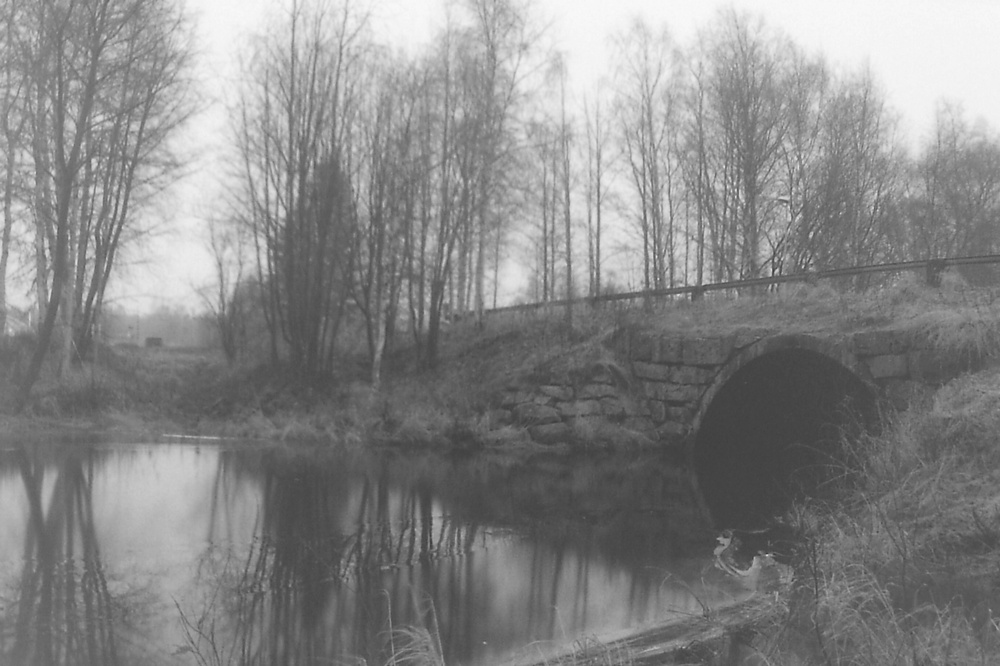
#> input picture HW[3]/River.jpg, 1000 x 666 px, shrunk from 1400 x 933 before the run
$ jupyter execute Q2.ipynb
#> lines starting #> are read from the running program, lines starting #| are printed output that depends on the picture
[cell 1]
# Import Your Libraries
import numpy as np
import cv2
import matplotlib.pyplot as plt

## Part 1

### Your Histogram Equalization Function

[cell 2]
def hist_equ(image):
    '''
    input:
    image (ndarray): input image
    output:
    output_image (ndarray): enhanced image
    '''

    ############
    # Your code
    # Start
    histogram = np.histogram(image.flatten(), bins=256, range=(0, 255))[0]
    cumulative_sum = np.cumsum(histogram)
    cdf = np.floor(255 * (cumulative_sum / cumulative_sum[-1]))
    output_image = np.zeros(image.shape)
    for i in range(256):
        output_image[image == i] = cdf[i]
    # End
    return output_image

[cell 3]
img = cv2.imread('River.jpg', 0)
#> img is the input picture: shape (666, 1000); min 52, max 249, mean 135

### YOUR CODE ###
# START
equ = hist_equ(img)
#> in hist_equ, `histogram = np.histogram(image.flatten(), bins=256, range=(0, 255))[0]`: histogram = 256 values, max 8141 at index 98, min 0 at index 0, mean 2601.6
#> in hist_equ, `cumulative_sum = np.cumsum(histogram)`: cumulative_sum = 256 values from 0 to 666000
#> in hist_equ, `cdf = np.floor(255 * (cumulative_sum / cumulative_sum[-1]))`: cdf = 256 values from 0 to 255
#> after the loop in hist_equ, `for i in range(256):`:
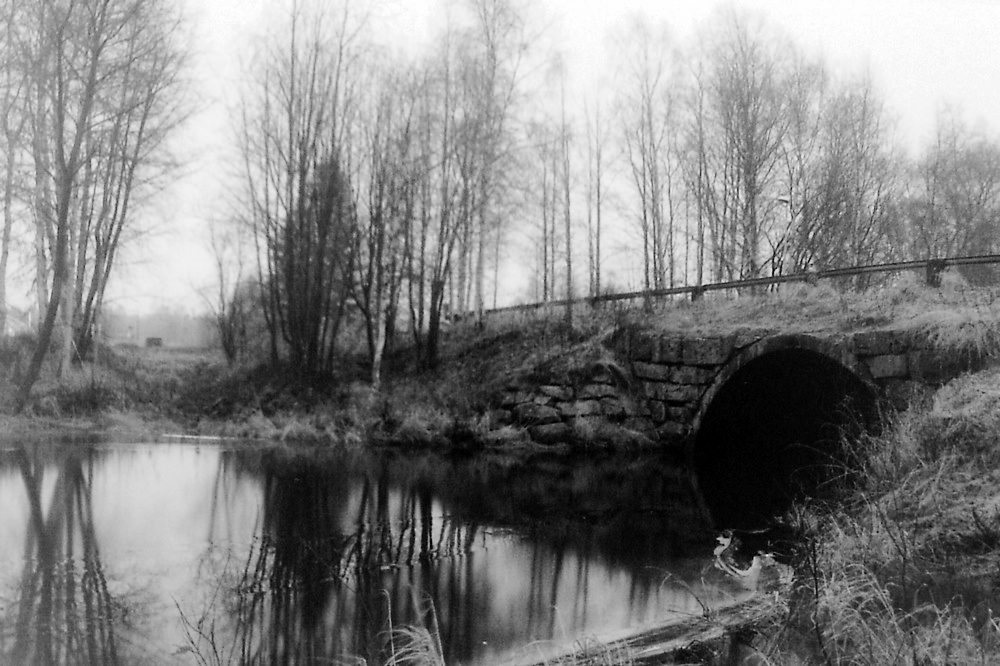
#> output_image: shape (666, 1000) float64; min 0, max 255, mean 127.9
# END

res = np.hstack((img, equ)) #stacking images side-by-side

plt.figure(figsize=(16, 16))
plt.imshow(res, cmap='gray')

### Histogram Equalization OpenCV Library

[cell 4]
img = cv2.imread('River.jpg', 0)

### YOUR CODE ###
# START
equ = cv2.equalizeHist(img)
# END

res = np.hstack((img, equ)) #stacking images side-by-side

plt.figure(figsize=(16, 16))
plt.imshow(res, cmap='gray')

## Part 2

### CLAHE OpenCV Library

[cell 5]
img = cv2.imread('River.jpg', 0)

### YOUR CODE ###
# START
clahe = cv2.createCLAHE(clipLimit=2.0)
clh = clahe.apply(img)
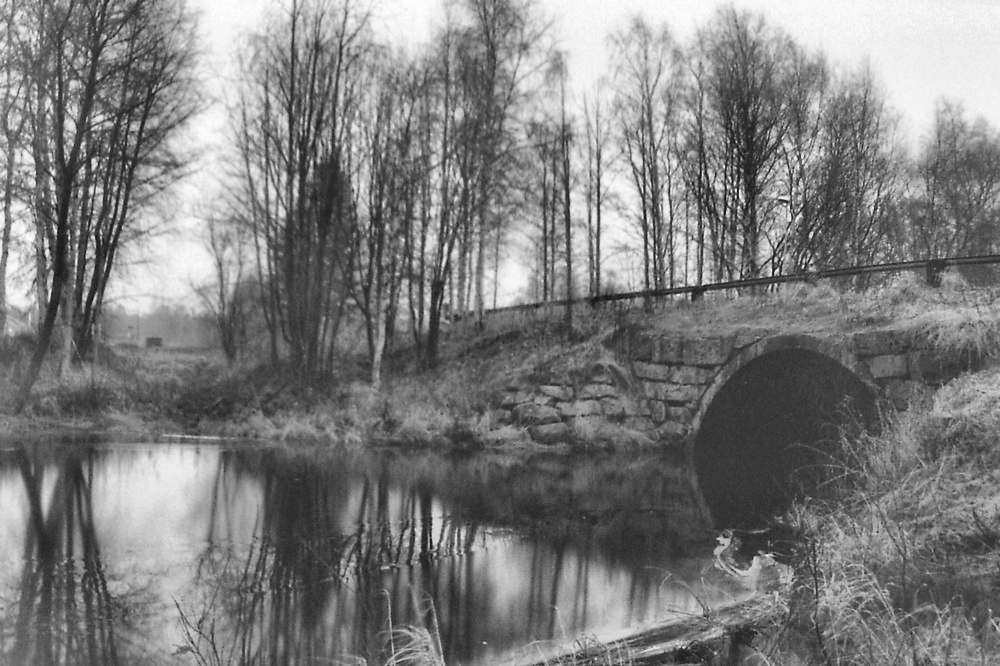
#> clh: shape (666, 1000); min 16, max 254, mean 125.2
# END

res = np.hstack((img, clh)) #stacking images side-by-side
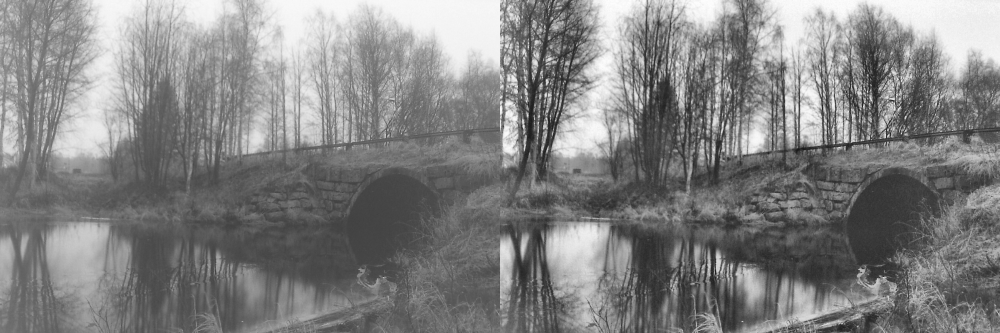
#> res: shape (666, 2000) (shown at 1/2 size); min 16, max 254, mean 130.1

plt.figure(figsize=(16, 16))
plt.imshow(res, cmap='gray')

## Part 3
Repeat for City image

[cell 6]
img = cv2.imread('City.jpg', 0)
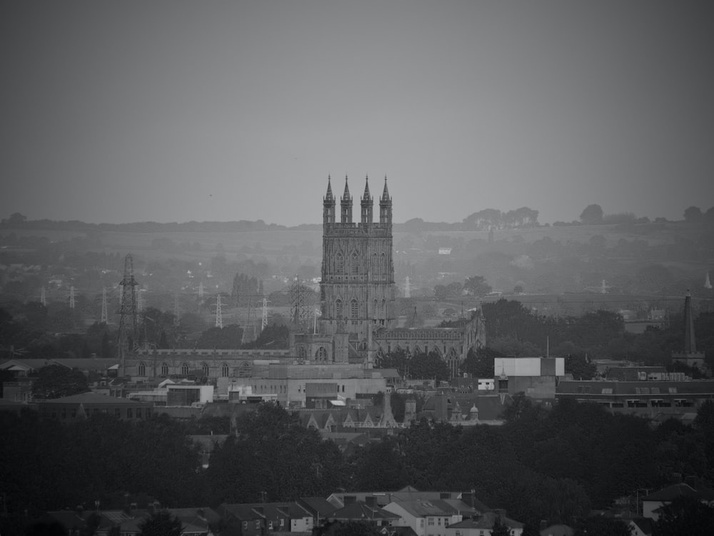
#> input picture HW[3]/City.jpg, 714 x 536 px, shrunk from 1000 x 751 before the run
#> img: shape (536, 714); min 3, max 195, mean 91.7

### YOUR CODE ###
# START
equ = hist_equ(img)
#> in hist_equ (call 2), `histogram = np.histogram(image.flatten(), bins=256, range=(0, 255))[0]`: histogram = 256 values, max 3450 at index 130, min 0 at index 0, mean 1494.9
#> in hist_equ (call 2), `cumulative_sum = np.cumsum(histogram)`: cumulative_sum = 256 values from 0 to 382704
#> after the loop in hist_equ (call 2), `for i in range(256):`:
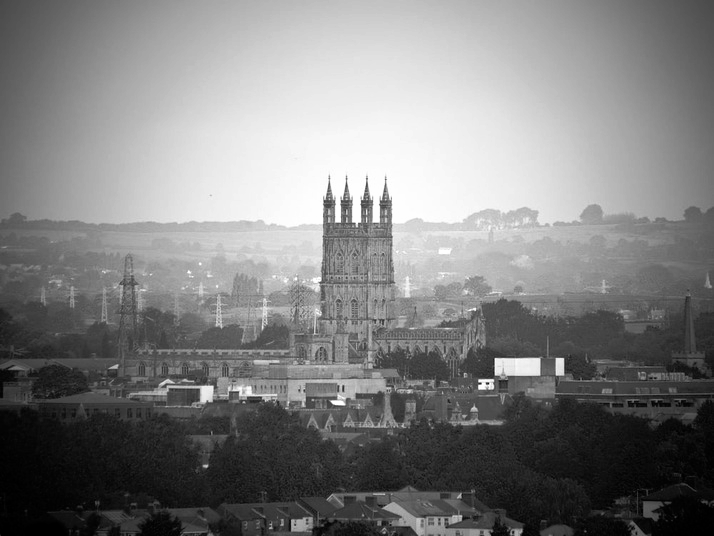
#> output_image: shape (536, 714) float64; min 0, max 255, mean 127.8
# END

res = np.hstack((img, equ)) #stacking images side-by-side
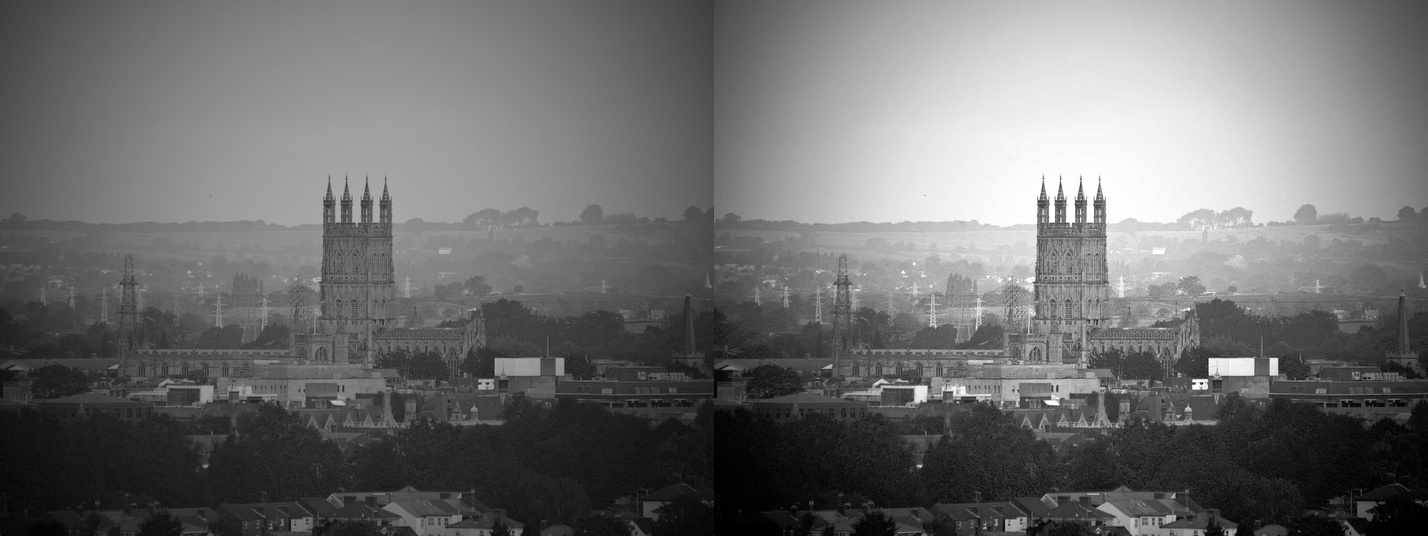
#> res: shape (536, 1428) float64; min 0, max 255, mean 109.7

plt.figure(figsize=(16, 16))
plt.imshow(res, cmap='gray')

[cell 7]
img = cv2.imread('City.jpg', 0)

### YOUR CODE ###
# START
equ = cv2.equalizeHist(img)
#> equ: shape (536, 714)
# END

res = np.hstack((img, equ)) #stacking images side-by-side

plt.figure(figsize=(16, 16))
plt.imshow(res, cmap='gray')

[cell 8]
img = cv2.imread('City.jpg', 0)

### YOUR CODE ###
# START
clahe = cv2.createCLAHE(clipLimit=2.0)
clh = clahe.apply(img)
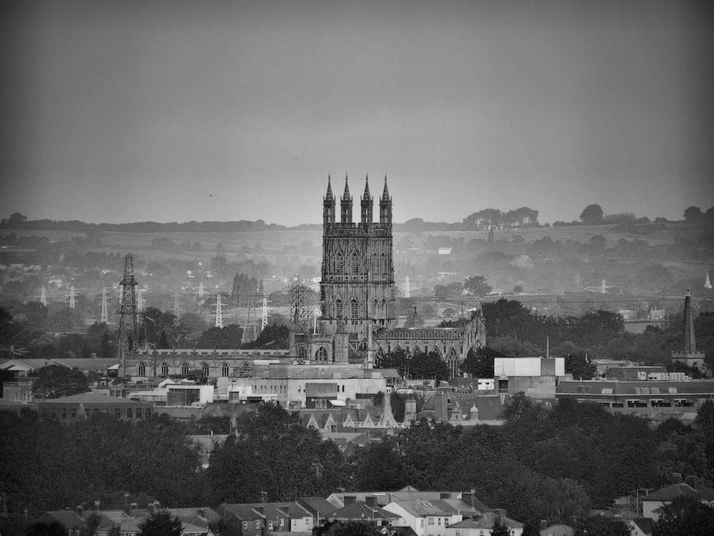
#> clh: shape (536, 714); min 4, max 230, mean 104.7
# END

res = np.hstack((img, clh)) #stacking images side-by-side
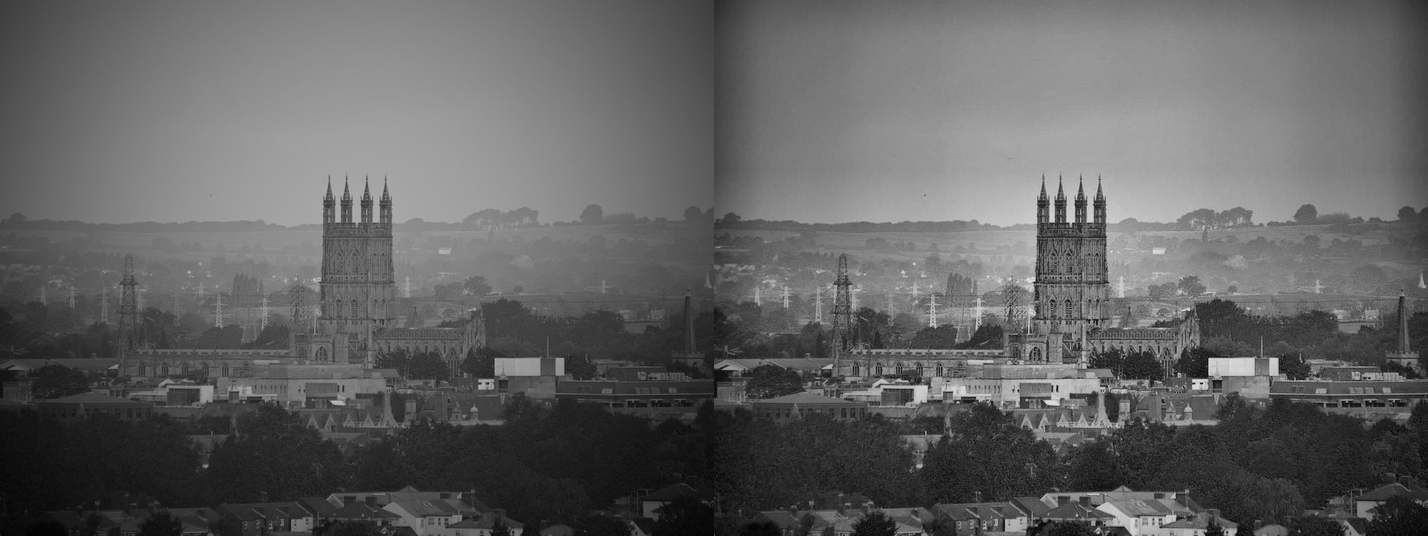
#> res: shape (536, 1428); min 3, max 230, mean 98.2

plt.figure(figsize=(16, 16))
plt.imshow(res, cmap='gray')
